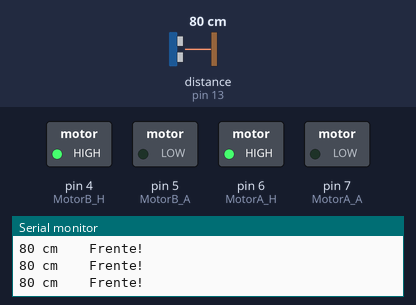
A sketch run on a simulated Arduino Uno, built with avr-gcc and run on an emulated ATmega328P. On the bench: switched loads named in the sketch (green lamp = pin HIGH), the last lines printed to the serial monitor. Inputs (shaded band) come from the test bench; at power-on: distance to the obstacle (sensor on pin 13) 80 cm. The echo pulse lasts 58.3 µs per cm.

Above: at 1.3 s.
1.4 s: distance to the obstacle (sensor on pin 13) set to 44 cm
2.9 s: distance to the obstacle (sensor on pin 13) set to 36 cm
At 3.5 s:
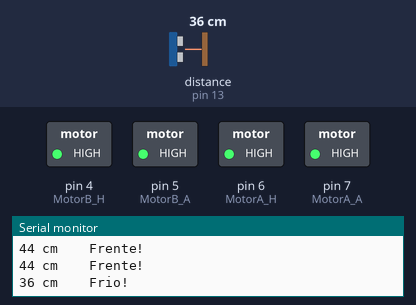
4.5 s: distance to the obstacle (sensor on pin 13) set to 32 cm
6.0 s: distance to the obstacle (sensor on pin 13) set to 28 cm
At 6.3 s:
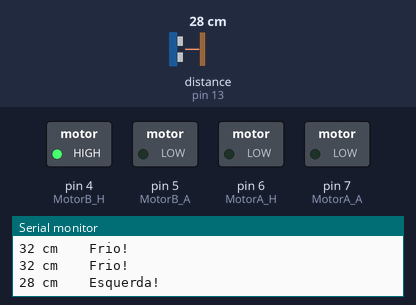
7.5 s: distance to the obstacle (sensor on pin 13) set to 22 cm
9.0 s: distance to the obstacle (sensor on pin 13) set to 17 cm
At 10.3 s:
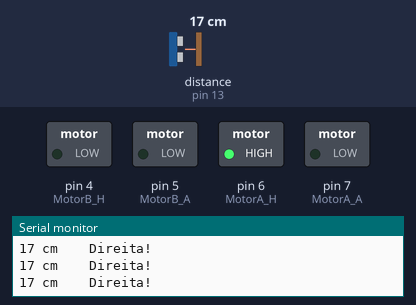
Timing chart, 0 to 11.5 s (numbered marks = the images above; inputs shaded):
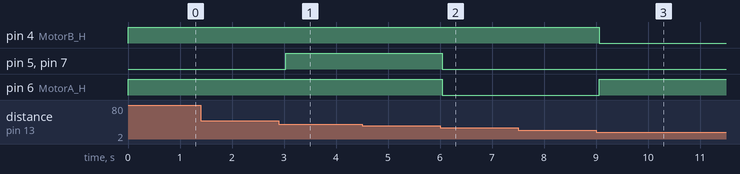

The sketch:

Sensor_Ultrasonico.ino
```cpp
/*
 * Sensor Ultrasonico com Ponte H
 * Altor : Wagner Dantas Garcia
 * Criação : 24/10/2019
 */

// Importando as Bibliotecas
#include <HCSR04.h>

// Definindo os Pinos
#define MotorB_H 4
#define MotorB_A 5
#define MotorA_H 6
#define MotorA_A 7
#define pino_trigger 12
#define pino_echo 13

//Inicializa o sensor nos pinos definidos acima
UltraSonicDistanceSensor ultrasonic(pino_trigger, pino_echo);

// Prototipos
void frente();
void direita();
void esquerda();
void parar();
void freio();

void setup() {
  pinMode(MotorB_H, OUTPUT);
  pinMode(MotorB_A, OUTPUT);
  pinMode(MotorA_H, OUTPUT);
  pinMode(MotorA_A, OUTPUT);
  Serial.begin(9600);
  Serial.println("Lendo dados do Sensor...");
}

void loop() {
   int distancia = ultrasonic.measureDistanceCm();// ultrassom.Ranging(CM) retorna a distancia em
                                     // centímetros(CM) ou polegadas(INC)
   Serial.print(distancia); //imprime o valor da variável distancia
   Serial.print(" cm\t\t");

   if(distancia < 10) {
    parar();
   }
   else if(distancia < 20){
    direita();
   }
   else if(distancia < 30){
    esquerda();
   }
   else if(distancia < 40){
    freio();
   }
   else{
    frente();
   }
   delay(500);
}

void frente(){
  Serial.println("Frente!");
  digitalWrite(MotorA_H, HIGH);
  digitalWrite(MotorB_H, HIGH);
  digitalWrite(MotorA_A, LOW);
  digitalWrite(MotorB_A, LOW);
}
void direita(){
  Serial.println("Direita!");
  digitalWrite(MotorA_H, HIGH);
  digitalWrite(MotorB_H, LOW);
  digitalWrite(MotorA_A, LOW);
  digitalWrite(MotorB_A, LOW);
}
void esquerda(){
  Serial.println("Esquerda!");
  digitalWrite(MotorA_H, LOW);
  digitalWrite(MotorB_H, HIGH);
  digitalWrite(MotorA_A, LOW);
  digitalWrite(MotorB_A, LOW);
}
void parar(){
  Serial.println("Parar!");
  digitalWrite(MotorA_H, LOW);
  digitalWrite(MotorB_H, LOW);
  digitalWrite(MotorA_A, LOW);
  digitalWrite(MotorB_A, LOW);
}
void freio(){
  Serial.println("Frio!");
  digitalWrite(MotorA_H, HIGH);
  digitalWrite(MotorB_H, HIGH);
  digitalWrite(MotorA_A, HIGH);
  digitalWrite(MotorB_A, HIGH);
}
```

Measured:
- the behaviour switches between 40 and 39 cm on distance to the obstacle (sensor on pin 13) (found by bisection; images 0 and 1)
- the behaviour switches between 30 and 29 cm on distance to the obstacle (sensor on pin 13) (found by bisection; images 1 and 2)
- the behaviour switches between 20 and 19 cm on distance to the obstacle (sensor on pin 13) (found by bisection; images 2 and 3)
- after the input at 2.9 s, pin 5 (MotorB_A), pin 7 (MotorA_A): LOW → HIGH after 0.13 s
- after the input at 6.0 s, pin 5 (MotorB_A), pin 6 (MotorA_H), pin 7 (MotorA_A): HIGH → LOW after 0.05 s
- after the input at 9.0 s, pin 4 (MotorB_H): HIGH → LOW after 0.06 s; pin 6 (MotorA_H): LOW → HIGH after 0.06 s
